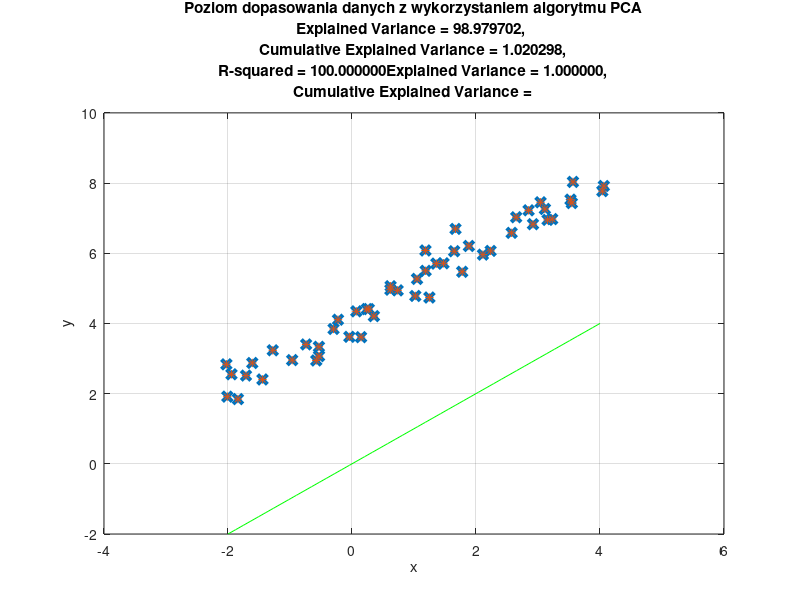

Write MATLAB code to recreate this figure.
clear all
close all
clc

%step 1
num_elements = 50;
data1 = linspace(-2,4,num_elements);
data1 = data1';
data1 = data1 + (randn(size(data1))*0.3);
data2 = linspace(-2,4,num_elements);
data2 = data2';
data2 = data2 + (rand(size(data2)).*0.5);
data2 = data2 + 3.79;
data_orig = [data1 data2];

[coeff, score, latent, tsquared, explained, mu] = pca(data_orig, 'NumComponents', 2);
% mu -> średnie odchylenie
Xcentered = score * coeff' + mu;


explained_variance = explained;  % im bliżej do 100% tym lepsze dopasowanie
cumulative_variance = cumsum(explained);  % im bliżej do 100% tym lepsze dopasowanie
r_squared = 1 - sum((data_orig - Xcentered).^2) / sum((data_orig - mean(data_orig)).^2);  % im bliżej do 1 tym lepsze dopasowanie

% Wykres
figure(1)
plot(data_orig(:,1), data_orig(:,2),'x','MarkerSize',7,'LineWidth',3);grid;hold on
plot(Xcentered(:,1), Xcentered(:,2), '*');
xlabel('x'); ylabel('y'); title('Dane początkowe')

% Dodanie tytułu z informacjami o dopasowaniu
main_title = 'Poziom dopasowania danych z wykorzystaniem algorytmu PCA';
subtitle = sprintf('Explained Variance = %f, \n Cumulative Explained Variance = %f, \n R-squared = %f', explained_variance, cumulative_variance(end), r_squared);

title({main_title, subtitle});

a = linspace(-2,4,num_elements);
plot(a,a,'g')










